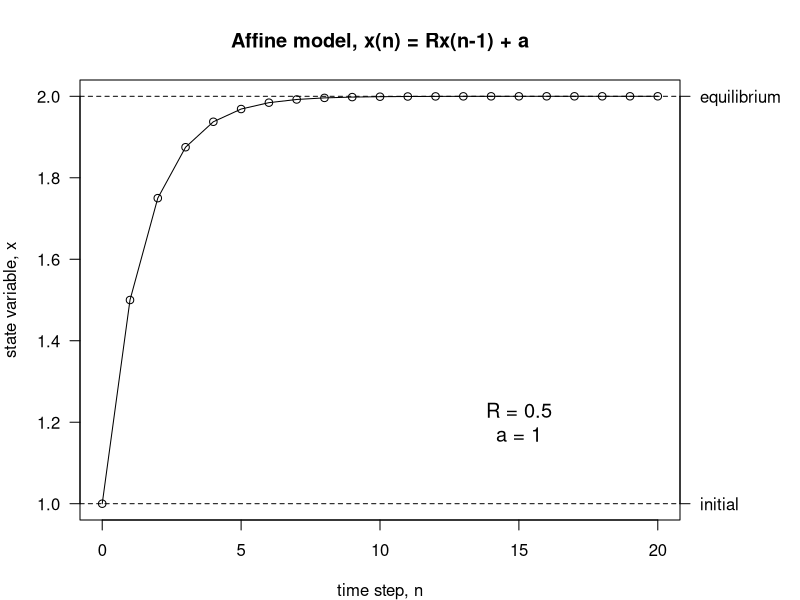

Write the R code that produced this figure.
## ---- chunk 1
nMax <- 20
R <- 0.5
a <- 1
x0 <- 1
n <- 0:nMax
x <- x0*(R^n) + (a*(1-R^n))/(1-R)
par(mar = c(4, 4, 4, 6))
plot(0:nMax, x, type = "o", las = 1,
     xlab = "time step, n", ylab = "state variable, x",
     main = "Affine model, x(n) = Rx(n-1) + a")
abline(h = c(x0, a/(1-R)), lty = 2)
axis(side = 4, at = c(x0, a/(1-R)), 
     labels = c("initial","equilibrium"),
     las = 1)
text(x = 15, y = 1.2, "R = 0.5\na = 1",
     cex = 1.2)
